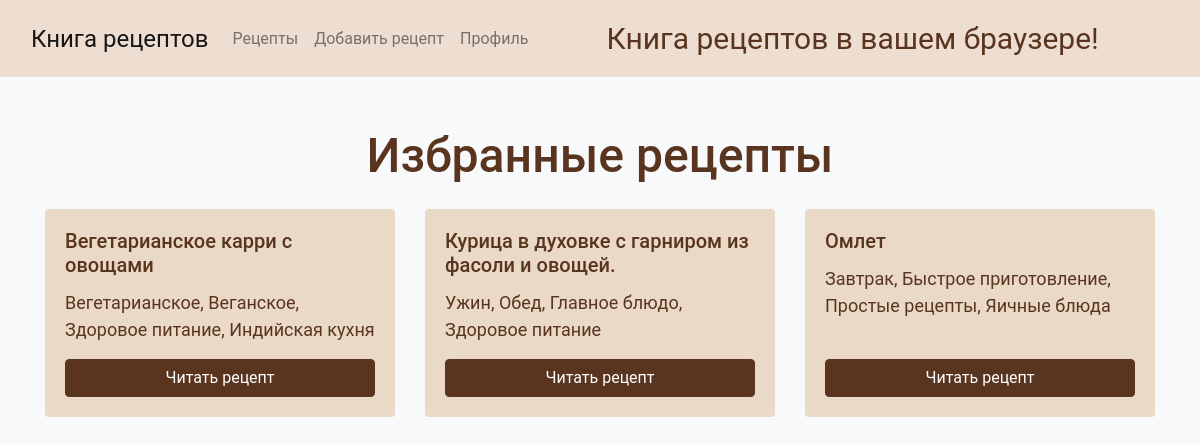
The app's page /favorite (signed in) with its own data.
### main.py (models this page shows)
class Recipe(db.Model):
    id = db.Column(db.Integer, primary_key=True)
    name = db.Column(db.String(100), nullable=False)
    tags = db.Column(db.String(100), nullable=False)
    ingredients = db.Column(db.Text, nullable=False)
    instructions = db.Column(db.Text, nullable=False)
    author_id = db.Column(db.Integer, db.ForeignKey('user.id'), nullable=False)
    created_at = db.Column(db.DateTime, default=datetime.utcnow)
    favorites = db.relationship('Favorite', backref='recipe', lazy=True)

### main.py (the view)
@app.route('/favorite')
@login_required
def favorite():
    favorites = Favorite.query.filter_by(user_id=current_user.id).all()
    favorite_recipes = []
    for favorite in favorites:
        recipe_name = favorite.get_recipe_name()
        recipe_tags = favorite.get_recipe_tags()
        recipe_id = favorite.get_recipe_id()
        favorite_recipes.append({'name': recipe_name, 'tags': recipe_tags, 'id': recipe_id})
    return render_template('favorite.html', favorite_recipes=favorite_recipes)

### main.py (called while the page is built)
@login_manager.user_loader
def load_user(user_id):
    return User.query.get(int(user_id))

    def get_recipe_name(self):
        return self.recipe.name

    def get_recipe_tags(self):
        return self.recipe.tags

    def get_recipe_id(self):
        return self.recipe.id

### templates/favorite.html (shortened to what this page needs)
<!DOCTYPE html>
<html lang="en">
<head>
    <link rel="stylesheet" href="https://stackpath.bootstrapcdn.com/bootstrap/4.5.2/css/bootstrap.min.css">
</head>
<body>
    <nav class="navbar navbar-expand-lg navbar-light" style="background-color: #eeded2">
  <div class="container-fluid">
    <a class="navbar-brand" href="/">Книга рецептов</a>
    <div class="collapse navbar-collapse" id="navbarText">
      <ul class="navbar-nav me-auto mb-2 mb-lg-0">
        <li class="nav-item">
          <a class="nav-link " aria-current="page" href="/recipes">Рецепты</a>
        </li>
          <li class="nav-item">
          <a class="nav-link" href="/add-recipe">Добавить рецепт</a>
        </li>
        <li class="nav-item">
          <a class="nav-link" href="/profile">Профиль</a>
        </li>
      </ul>
      <span class="navbar-text mx-auto" style="color: #59351F; font-size: 30px;">
        Книга рецептов в вашем браузере!
      </span>
    </div>
  </div>
</nav>
    <div class="container mt-5">
        <h1 class="text-center mb-4">Избранные рецепты</h1>
        <div class="row">
            {% for recipe in favorite_recipes %}
            <div class="col-md-4 mb-4">
                <div class="card h-100">
                    <div class="card-body d-flex flex-column">
                        <h5 class="card-title">{{ recipe.name }}</h5>
                        <p class="card-text">{{ recipe.tags }}</p>
                        <a href="/recipe/{{ recipe.id }}" class="btn btn-primary mt-auto">Читать рецепт</a>
                    </div>
                </div>
            </div>
            {% endfor %}
        </div>
    </div>
</body>
</html>

### templates/favorite.html (style rules this page uses)
body { background-color: #f2e9de; color: #59351F; font-family: 'Roboto', sans-serif; }
.navbar { background-color: #d3c1ae; }
.navbar-brand { color: #59351F; }
.navbar-nav .nav-link { color: #59351F; }
.navbar-text { color: #59351F; }
.card { background-color: #e9d9c6; border: none; }
.card-title { color: #59351F; }
.card-text { color: #59351F; }
.btn-primary { background-color: #59351F; border-color: #59351F; }
body { background-color: #f8f9fa; font-family: 'Roboto', sans-serif; }
.navbar-brand { color: #59351F; font-size: 24px; }
.navbar-text { font-size: 24px; }
h1 { font-size: 48px; margin-top: 50px; color: #59351F; }
p { font-size: 18px; color: #59351F; }

### records on screen
Recipe: name "Вегетарианское карри с овощами", tags "Вегетарианское, Веганское, Здоровое питание, Индийская кухня"
Recipe: name "Курица в духовке с гарниром из фасоли и овощей.", tags "Ужин, Обед, Главное блюдо, Здоровое питание"
Recipe: name "Омлет", tags "Завтрак, Быстрое приготовление, Простые рецепты, Яичные блюда"
